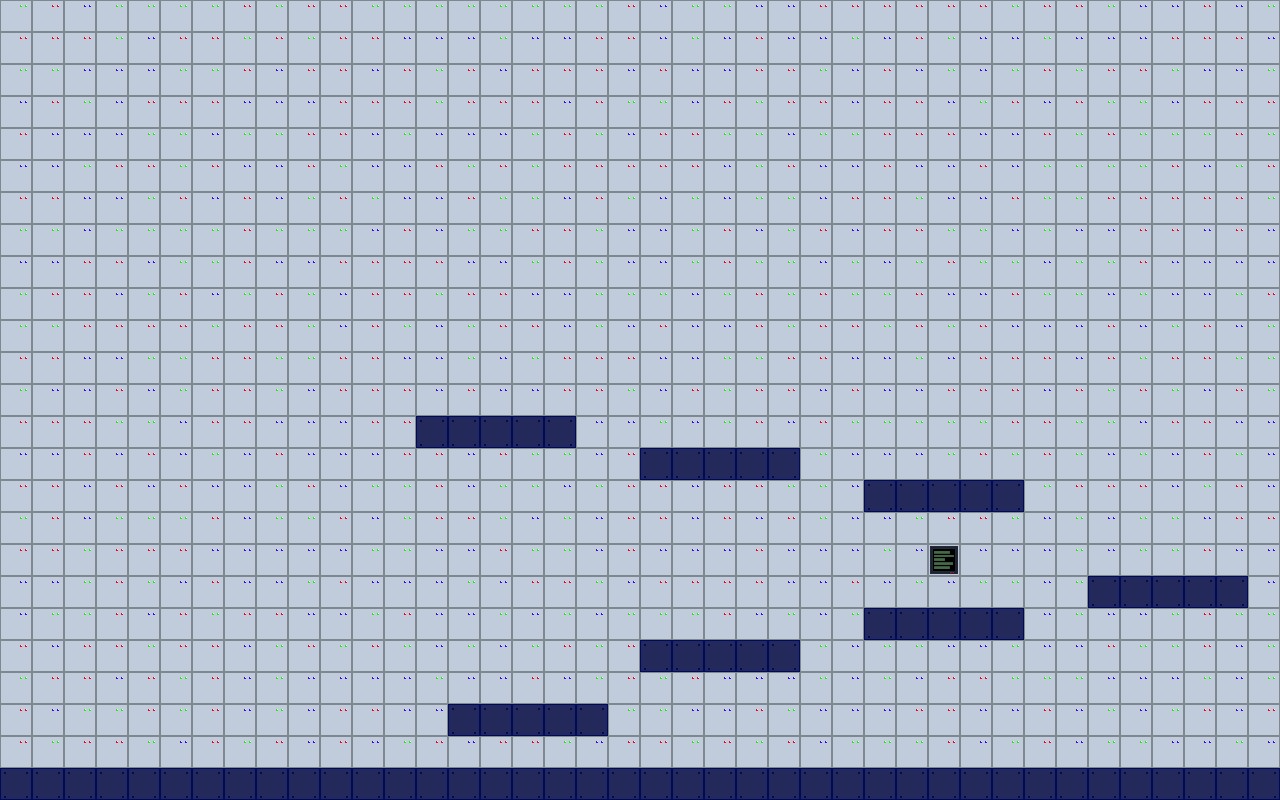

Below is a game level as drawn by its tile map, then a one-line description and the .tmx file that defines it, in full:
An orthogonal 40x25 tile map with 32x32 px tiles, 2 tile layers (Background, Tile Layer 1), 8 tilesets and 5 objects (orange, green, blue, pink, door1).

<map version="1.8" tiledversion="1.10.2" orientation="orthogonal" renderorder="right-down" width="40" height="25" tilewidth="32" tileheight="32" infinite="0" nextlayerid="6" nextobjectid="7">
 <tileset firstgid="1" source="testtileset.tsx" />
 <tileset firstgid="265" source="portals.tsx" />
 <tileset firstgid="281" source="pixil-frame-0(2).tsx" />
 <tileset firstgid="282" source="pixil-frame-0(1).tsx" />
 <tileset firstgid="283" source="pixil-frame-0(3).tsx" />
 <tileset firstgid="284" source="pixil-frame-0(4).tsx" />
 <tileset firstgid="285" source="tileset.tsx" />
 <tileset firstgid="301" source="door.tsx" />
 <layer id="3" name="Background" width="40" height="25">
  <data encoding="csv">
286,285,287,286,286,286,286,285,286,285,285,286,286,286,286,286,286,286,286,285,287,286,286,287,287,285,285,285,285,285,285,286,285,285,286,287,287,285,287,286,
285,285,285,286,287,285,285,286,285,286,285,285,287,287,287,286,287,287,285,285,287,286,287,285,287,287,286,287,285,286,287,287,286,287,287,287,285,285,285,287,
286,286,287,287,287,286,286,285,287,285,285,287,285,286,285,287,285,285,285,287,285,287,287,285,285,286,287,285,287,286,287,286,285,286,285,285,286,287,287,286,
287,285,286,287,285,285,285,287,287,287,285,285,285,286,285,285,285,287,285,286,286,287,285,286,285,285,287,285,285,287,286,285,287,285,286,286,287,285,285,285,
285,287,287,287,286,286,287,286,286,285,285,287,286,287,287,287,286,285,286,287,285,285,286,286,287,286,286,285,285,285,287,287,285,286,285,286,286,286,285,286,
287,287,286,285,285,286,285,287,287,285,286,287,287,285,286,285,286,285,285,285,285,285,287,286,285,287,287,285,287,287,285,287,286,286,286,286,285,287,286,285,
285,285,287,287,286,285,287,285,287,286,285,286,287,287,285,286,286,287,285,286,287,286,287,286,286,287,285,285,286,287,287,285,286,286,285,285,285,285,285,286,
286,286,287,286,286,286,286,285,286,286,286,287,285,287,286,286,285,285,286,287,287,286,285,287,286,285,287,285,285,286,286,287,286,287,287,285,285,287,285,287,
287,287,285,285,287,286,286,285,287,287,285,285,285,285,287,287,286,285,286,287,287,286,285,286,286,287,286,287,286,285,286,286,287,286,286,285,287,287,287,287,
286,285,285,287,286,285,287,286,285,286,287,285,285,286,285,285,287,287,286,286,286,287,286,285,286,285,286,286,285,287,287,285,286,286,287,286,287,287,286,285,
286,286,285,285,285,285,286,285,285,286,287,285,286,287,286,285,285,287,286,287,285,287,287,285,286,285,285,286,285,286,285,287,287,287,285,287,286,285,287,286,
285,285,287,287,286,286,285,285,286,286,285,285,287,287,286,287,286,285,285,285,287,287,286,286,285,285,287,287,286,287,285,285,285,287,285,286,285,285,286,286,
286,287,287,285,287,286,285,285,286,287,285,285,285,287,285,287,287,285,285,286,287,285,286,285,285,287,285,287,287,285,285,285,287,285,286,285,286,287,285,286,
285,285,285,286,286,287,285,285,287,287,287,285,285,287,286,286,287,286,287,287,286,287,286,285,287,285,286,286,286,286,286,285,285,286,286,287,285,285,287,287,
287,287,285,287,285,287,286,287,285,287,287,287,285,285,287,285,286,286,287,285,287,285,285,285,285,286,287,287,287,286,285,286,285,286,287,286,287,285,286,287,
285,285,287,285,287,285,287,287,286,285,287,286,286,285,287,286,286,287,286,285,285,287,285,285,286,286,287,287,286,287,287,286,286,285,285,285,287,286,285,287,
286,285,287,286,286,286,285,287,286,286,285,287,286,285,285,286,287,286,287,285,285,287,285,287,285,286,287,287,286,285,285,286,287,286,287,286,286,287,285,285,
285,285,286,285,285,285,287,287,287,287,287,286,286,287,287,285,286,286,287,285,287,287,287,285,287,287,287,286,287,290,287,287,287,286,287,286,286,285,287,287,
287,287,286,285,286,287,285,287,287,286,285,287,287,287,286,287,285,285,286,287,285,285,285,285,287,287,285,287,286,287,286,286,287,286,285,286,286,285,285,287,
287,286,286,285,287,285,286,285,285,287,287,286,285,287,287,286,287,286,287,286,286,286,285,287,286,287,286,287,287,286,286,285,287,286,287,287,286,285,286,286,
285,287,285,285,286,285,285,287,286,285,286,285,286,287,286,287,286,285,286,285,285,286,286,287,285,286,287,286,286,287,287,286,287,287,285,286,286,285,287,286,
286,285,285,287,285,286,285,287,286,287,287,287,287,286,287,287,285,287,286,285,286,285,287,287,287,286,287,286,287,285,285,286,286,286,287,287,287,286,287,286,
285,287,286,286,285,286,285,287,286,287,285,285,287,287,285,286,287,286,286,286,286,287,287,285,286,287,287,287,285,285,287,287,285,287,286,287,286,285,287,285,
285,286,285,285,286,287,285,286,285,287,285,287,286,285,287,285,285,286,287,285,285,286,285,286,285,287,286,286,286,285,287,286,285,287,286,286,287,287,286,287,
287,285,285,287,286,287,285,286,285,286,285,287,287,286,287,285,286,287,287,286,287,286,286,287,287,286,286,287,286,287,285,286,285,285,287,285,285,285,287,287
</data>
 </layer>
 <layer id="1" name="Tile Layer 1" width="40" height="25">
  <data encoding="csv">
0,0,0,0,0,0,0,0,0,0,0,0,0,0,0,0,0,0,0,0,0,0,0,0,0,0,0,0,0,0,0,0,0,0,0,0,0,0,0,0,
0,0,0,0,0,0,0,0,0,0,0,0,0,0,0,0,0,0,0,0,0,0,0,0,0,0,0,0,0,0,0,0,0,0,0,0,0,0,0,0,
0,0,0,0,0,0,0,0,0,0,0,0,0,0,0,0,0,0,0,0,0,0,0,0,0,0,0,0,0,0,0,0,0,0,0,0,0,0,0,0,
0,0,0,0,0,0,0,0,0,0,0,0,0,0,0,0,0,0,0,0,0,0,0,0,0,0,0,0,0,0,0,0,0,0,0,0,0,0,0,0,
0,0,0,0,0,0,0,0,0,0,0,0,0,0,0,0,0,0,0,0,0,0,0,0,0,0,0,0,0,0,0,0,0,0,0,0,0,0,0,0,
0,0,0,0,0,0,0,0,0,0,0,0,0,0,0,0,0,0,0,0,0,0,0,0,0,0,0,0,0,0,0,0,0,0,0,0,0,0,0,0,
0,0,0,0,0,0,0,0,0,0,0,0,0,0,0,0,0,0,0,0,0,0,0,0,0,0,0,0,0,0,0,0,0,0,0,0,0,0,0,0,
0,0,0,0,0,0,0,0,0,0,0,0,0,0,0,0,0,0,0,0,0,0,0,0,0,0,0,0,0,0,0,0,0,0,0,0,0,0,0,0,
0,0,0,0,0,0,0,0,0,0,0,0,0,0,0,0,0,0,0,0,0,0,0,0,0,0,0,0,0,0,0,0,0,0,0,0,0,0,0,0,
0,0,0,0,0,0,0,0,0,0,0,0,0,0,0,0,0,0,0,0,0,0,0,0,0,0,0,0,0,0,0,0,0,0,0,0,0,0,0,0,
0,0,0,0,0,0,0,0,0,0,0,0,0,0,0,0,0,0,0,0,0,0,0,0,0,0,0,0,0,0,0,0,0,0,0,0,0,0,0,0,
0,0,0,0,0,0,0,0,0,0,0,0,0,0,0,0,0,0,0,0,0,0,0,0,0,0,0,0,0,0,0,0,0,0,0,0,0,0,0,0,
0,0,0,0,0,0,0,0,0,0,0,0,0,0,0,0,0,0,0,0,0,0,0,0,0,0,0,0,0,0,0,0,0,0,0,0,0,0,0,0,
0,0,0,0,0,0,0,0,0,0,0,0,0,289,289,289,289,289,0,0,0,0,0,0,0,0,0,0,0,0,0,0,0,0,0,0,0,0,0,0,
0,0,0,0,0,0,0,0,0,0,0,0,0,0,0,0,0,0,0,0,289,289,289,289,289,0,0,0,0,0,0,0,0,0,0,0,0,0,0,0,
0,0,0,0,0,0,0,0,0,0,0,0,0,0,0,0,0,0,0,0,0,0,0,0,0,0,0,289,289,289,289,289,0,0,0,0,0,0,0,0,
0,0,0,0,0,0,0,0,0,0,0,0,0,0,0,0,0,0,0,0,0,0,0,0,0,0,0,0,0,0,0,0,0,0,0,0,0,0,0,0,
0,0,0,0,0,0,0,0,0,0,0,0,0,0,0,0,0,0,0,0,0,0,0,0,0,0,0,0,0,0,0,0,0,0,0,0,0,0,0,0,
0,0,0,0,0,0,0,0,0,0,0,0,0,0,0,0,0,0,0,0,0,0,0,0,0,0,0,0,0,0,0,0,0,0,289,289,289,289,289,0,
0,0,0,0,0,0,0,0,0,0,0,0,0,0,0,0,0,0,0,0,0,0,0,0,0,0,0,289,289,289,289,289,0,0,0,0,0,0,0,0,
0,0,0,0,0,0,0,0,0,0,0,0,0,0,0,0,0,0,0,0,289,289,289,289,289,0,0,0,0,0,0,0,0,0,0,0,0,0,0,0,
0,0,0,0,0,0,0,0,0,0,0,0,0,0,0,0,0,0,0,0,0,0,0,0,0,0,0,0,0,0,0,0,0,0,0,0,0,0,0,0,
0,0,0,0,0,0,0,0,0,0,0,0,0,0,289,289,289,289,289,0,0,0,0,0,0,0,0,0,0,0,0,0,0,0,0,0,0,0,0,0,
0,0,0,0,0,0,0,0,0,0,0,0,0,0,0,0,0,0,0,0,0,0,0,0,0,0,0,0,0,0,0,0,0,0,0,0,0,0,0,0,
289,289,289,289,289,289,289,289,289,289,289,289,289,289,289,289,289,289,289,289,289,289,289,289,289,289,289,289,289,289,289,289,289,289,289,289,289,289,289,289
</data>
 </layer>
 <objectgroup id="2" name="Portals">
  <object id="2" name="orange" gid="282" x="670.667" y="448" width="64" height="64" />
  <object id="3" name="green" gid="281" x="894.667" y="480" width="64" height="64" />
  <object id="4" name="blue" gid="283" x="1117.33" y="578.667" width="64" height="64" />
  <object id="5" name="pink" gid="284" x="678.667" y="641.333" width="64" height="64" />
 </objectgroup>
 <objectgroup id="5" name="Doors">
  <object id="6" name="door1" gid="301" x="512" y="705.333" width="32" height="64">
   <properties>
    <property name="Passable" value="hecker" />
   </properties>
  </object>
 </objectgroup>
</map>
